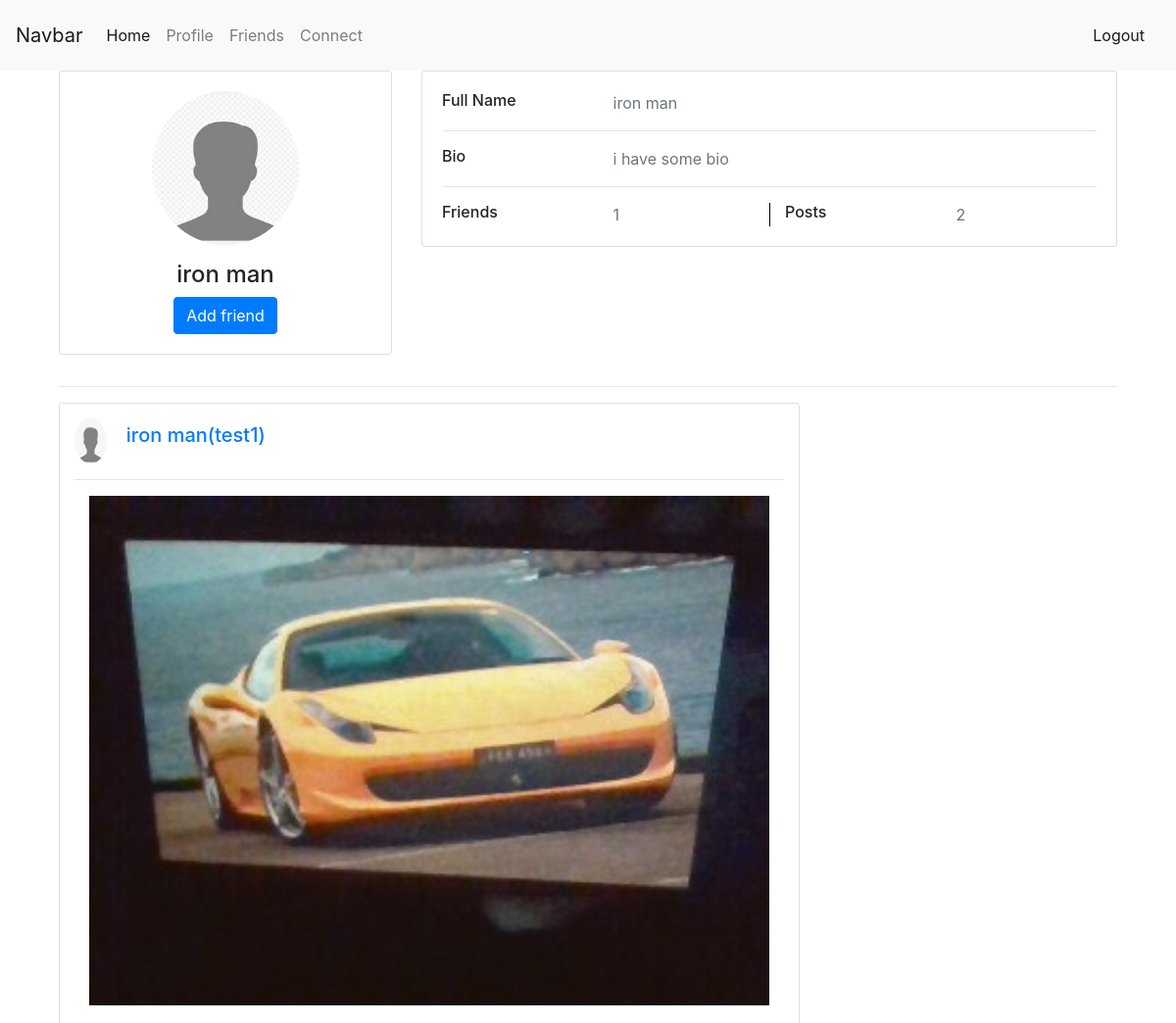
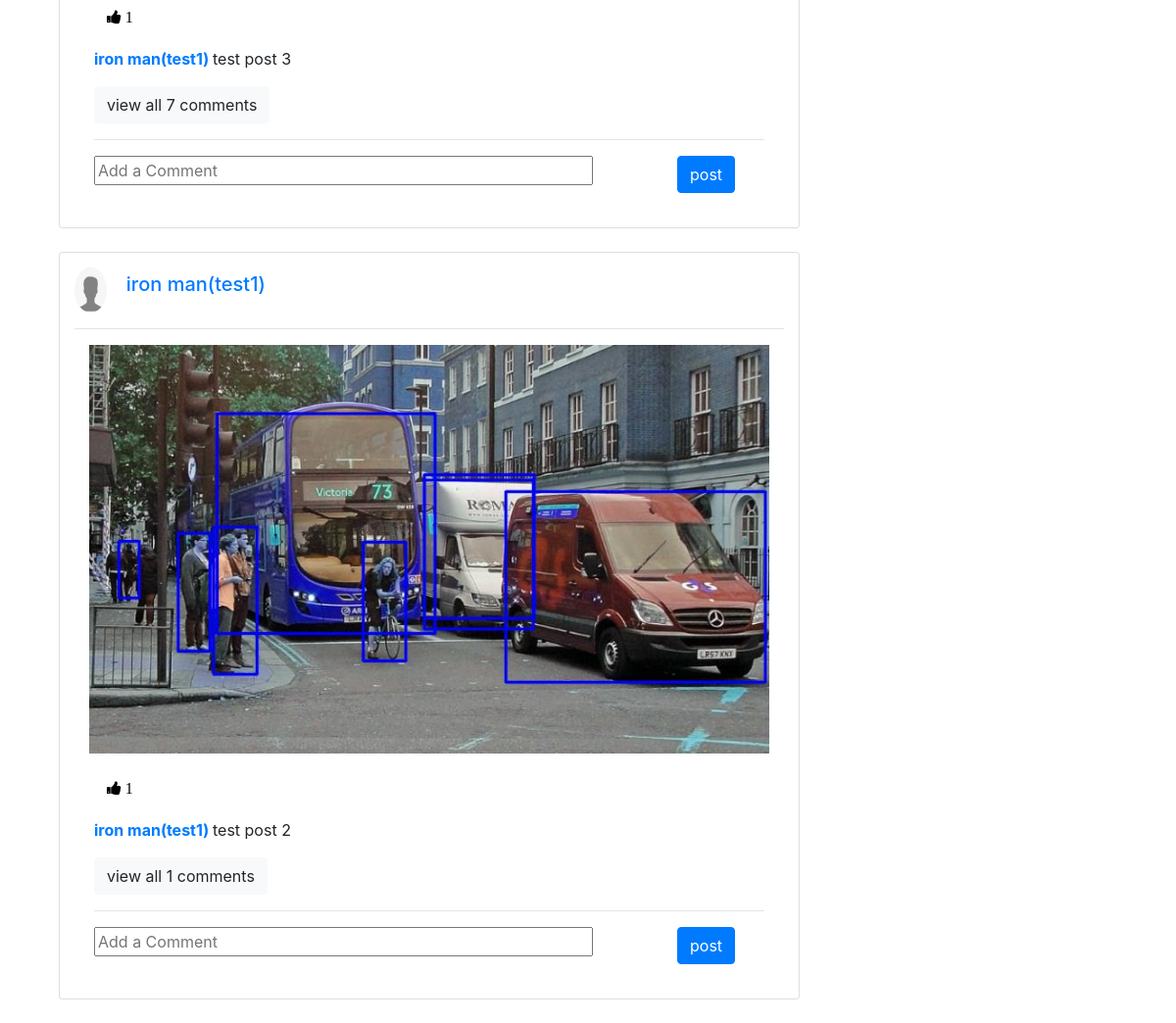
The app's page /profile/test1/ (signed in) with its own data (2 pictures, top to bottom).
### profiles/models.py (models this page shows, shortened)
class Profile(models.Model):
	first_name  = models.CharField (max_length=200)
	last_name = models.CharField (max_length=200,blank=True)
	user = models.OneToOneField(User, on_delete=models.CASCADE)
	bio = models.TextField(max_length=300,blank=True)
	email = models.EmailField(max_length=200)
	country = models.CharField(max_length=50)
	avatar = models.ImageField(default='avatar.jfif',upload_to='avatars/')
	slug = models.SlugField(unique=True, blank=True)
	friends = models.ManyToManyField(User, blank=True, related_name='friends')
	created_at = models.DateField(auto_now_add=True)
	updated_at = models.DateField(auto_now=True)
	def __str__(self):
		return f"{self.first_name} {self.last_name}({self.user.username})"
	def get_all_friends(self):
		return self.friends.all()
	def get_friends_count(self):
		return self.friends.all().count()

### posts/models.py (models this page shows, shortened)
class Post(models.Model):
	captions = models.TextField(blank=True)
	image = models.ImageField(upload_to='posts', validators=[FileExtensionValidator(['png', 'jpg', 'jpeg'])])
	liked = models.ManyToManyField(Profile, blank=True, related_name='likes')
	updated_at = models.DateTimeField(auto_now=True)
	created_at = models.DateTimeField(auto_now_add=True)
	author = models.ForeignKey(Profile, on_delete=models.CASCADE, related_name='posts')
	def get_all_comment(self):
		return self.comment.all()
	def get_all_comment_count(self):
		return self.comment.all().count()
	def get_all_likes(self):
		return self.liked.all()
	def get_all_likes_count(self):
		return self.liked.all().count()
	class Meta:
		ordering = ('-created_at',)

### profiles/views.py (the view, shortened to what this page needs)
# urls.py: path('<slug>/',ProfileView.as_view(), name='profile_view'),
class ProfileView(LoginRequiredMixin,View):
	def get(self,request,slug):
		user = Profile.objects.get(user = request.user)
		profile = Profile.objects.get(slug=slug)
		c_form = CommentForm()
		form = None
		if user == profile:
			form = ProfileModelForm(request.POST or None, request.FILES or None, instance=profile)
			status = False
		else:
			try:
				s = get_object_or_404(Relationship,sender=user,receiver=profile)
				status = s.status
			except :
				try:
					s = get_object_or_404(Relationship,sender=profile,receiver=user)
					status = s.status
					if status=='pending':
						status = 'wating'
				except:
					status='add_friend'
		friends = profile.get_all_friends()
		friends_count = friends.count()
		try:
			posts = Post.objects.filter(author = profile)
			post_count = posts.count()
		except:
			posts = False
			post_count = 0
		ctx = {
		'c_form' : c_form,
		'profile': user,
		'u_form' : form,
		'f_profile' : profile,
		'status': status,
		'posts': posts,
		'post_count':post_count,
		}
		return render(request ,'profile/Profile.html', ctx)

### posts/forms.py
class CommentForm(forms.ModelForm):
	text  = forms.CharField(label='',widget=forms.TextInput(attrs={'placeholder': 'Add a Comment','autocomplete' : 'off'}))
	class Meta:
		model = Comment
		fields = ('text',)

### templates/profile/Profile.html (shortened to what this page needs)
{% extends "base.html" %}
{% load crispy_forms_tags %}
{% block body %}
<div class="container">
    <div class="main-body">
          <div class="row gutters-sm">
            <div class="col-md-4 mb-3">
              <div class="card">
                <div class="card-body">
                  <div class="d-flex flex-column align-items-center text-center">
                    <img src="{{ f_profile.avatar.url }}" alt="avatar" class="rounded-circle image-display" width="150">
                    <div class="mt-3">
                      <h4>{{f_profile.first_name}} {{f_profile.last_name}}</h4>
                      {% if not status %}
                        <button type="button" class="btn btn-primary" data-toggle="modal" data-target="#exampleModal">
                         Edit
                        </button>
                      {% else %}
                       <form action="{% url 'profiles:add_friend' %}" method="POST">
                            <button type="submit" class="btn btn-primary">Add friend</button>
                        </form>
                      {% endif %}
                    </div>
                  </div>
                </div>
              </div>
            </div>
            <div class="col-md-8">
              <div class="card mb-3">
                <div class="card-body">
                  <div class="row">
                    <div class="col-sm-3">
                      <h6 class="mb-0">Full Name</h6>
                    </div>
                    <div class="col-sm-9 text-secondary">
                      {{f_profile.first_name}} {{f_profile.last_name}}
                    </div>
                  </div>
                  <hr>
                  <div class="row">
                    <div class="col-sm-3">
                      <h6 class="mb-0">Bio</h6>
                    </div>
                    <div class="col-sm-9 text-secondary">
                      {{f_profile.bio}}
                    </div>
                  </div>
                  <hr>
                  <div class="row">
                    <div class="col-sm-3">
                      <h6 class="mb-0">Friends</h6>
                    </div>
                    <div class="col-sm-3 text-secondary">
                      {{f_profile.get_friends_count}}
                    </div>
                    <div class="col-sm-3">
                      <h6 class="mb-0">Posts</h6>
                    </div>
                    <div class="col-sm-2 text-secondary">
                      {{post_count }}
                    </div>
                  </div>
                </div>
              </div>
			</div>
		</div>
    </div>
<hr>
<div class="align-self-center">
{% include "../post/post_list.html"  with posts=posts c_form=c_form %}
</div>
{% endblock body %}

### templates/post/post_list.html (shortened to what this page needs)
{% load crispy_forms_tags %}
	{% for p in posts %}
		<div class="card" style="width: 70%; padding: 15px;">
			<div class="row">
				<div  class="col-sm-3 col-lg-1" style="width: 7%">
					<img class="avatar_image rounded-circle" style="width: 100%; height: 100%; border-radius: 100%" src="{{ p.author.avatar.url }}" alt="avatar">
				</div>
				<div class="col-sm-9" style="width: 90%; padding: 5px;">
					<h5 class="card-title"><a href="{% url 'profiles:profile_view' slug=p.author.slug %}">
						{{ p.author }}</a></h5>
				</div>
				<div class="col-sm-1 align-self-end">
				</div>
			</div>
			<hr>
			<img class="card-img-top container" src="{{ p.image.url }}" alt="Card image cap">
			<div class="card-body">
			<div class="row">
			<div class="col-sm-5">
				<form action="{% url 'posts:likepost' %}" class="like_form" method="POST">
					{% if profile in p.get_all_likes %}
						<button  type="submit" name="btn" class="btn fa fa-thumbs-up btn-primary" id="like"> {{p.get_all_likes_count}}
					</button>
					{% else %}
					<button  type="submit" name="btn" class="btn fa fa-thumbs-up bg-transparent" id="unlike"> {{p.get_all_likes_count}}
					</button>
					{% endif %}
				</form>
			</div>
					<div class="col-sm-7">
					</div>
				</div>
				<p class="card-text"><a href="{% url 'profiles:profile_view' slug=p.author.slug %}"><strong>{{p.author}}
					</strong></a>{{p.captions}} </p>
				{% if p.get_all_comment_count  %}
						<button class="btn btn-light"> view all <span class="span-{{p.id}}">{{p.get_all_comment_count}}</span> comments </button>
					{% endif %}
				<hr>
				<form action="{% url 'posts:post_list' %}" class="cform" method="POST">
					<div class="row">
						<div class="col-sm-10">
						{{c_form|crispy}}
						</div>
						<div class="col-sm-2">
						<button class="btn btn-primary" type="submit">post</button>
						</div>
					</div>
				</form>
			</div>
		</div>
		<br>
	{% endfor %}

### templates/profile/Profile.html (style rules this page uses)
.image-display { height: 157px; width: 150px; }

### templates/post/post_list.html (style rules this page uses)
input { width: 90%; }

### records on screen
Profile: avatar (picture), first_name "iron", last_name "man", bio "i have some bio", get_friends_count "1"
Post: author.avatar (picture), author "iron man(test1)", image (picture), get_all_likes_count "1", captions "test post 3", get_all_comment_count "7"
Post: author.avatar (picture), author "iron man(test1)", image (picture), get_all_likes_count "1", captions "test post 2", get_all_comment_count "1"

### other values on screen
{{ post_count }} "2"
